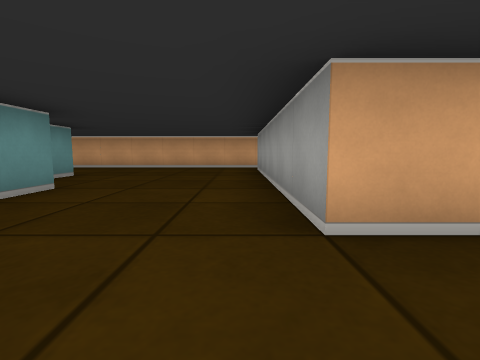
View 1 (above)

16 first-person views from a walk through a cub3D maze. The camera is about half as high as the walls, tilts 6° down and sees 85° across. The floor is counted in squares. Each view is taken from the middle of a square. On the plan, view 1 faces up. The plan holds only what a view shows up to about 9 squares ahead; the rest is blank.

View 2
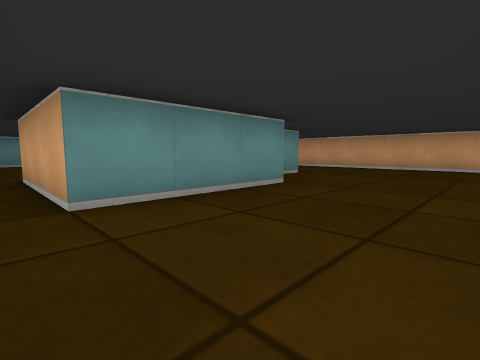

View 3
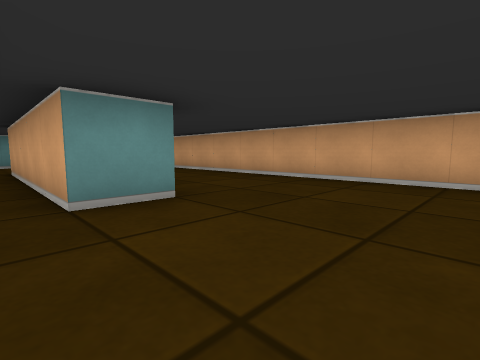

View 4
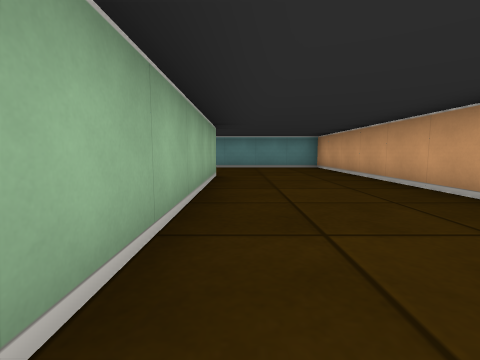

View 5
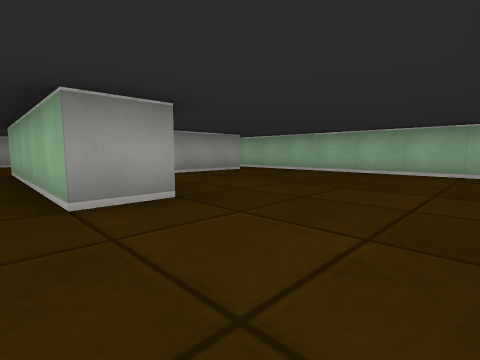

View 6
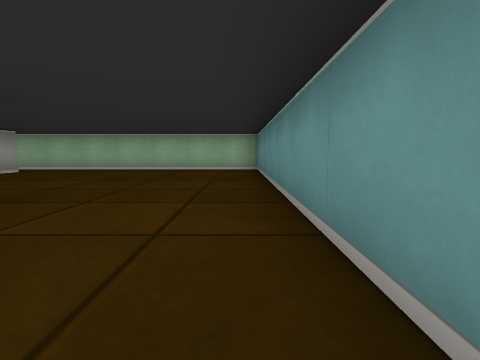

View 7
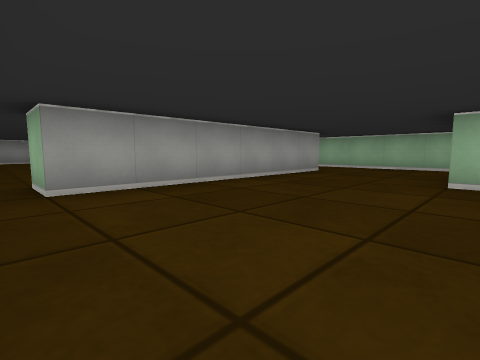

View 8
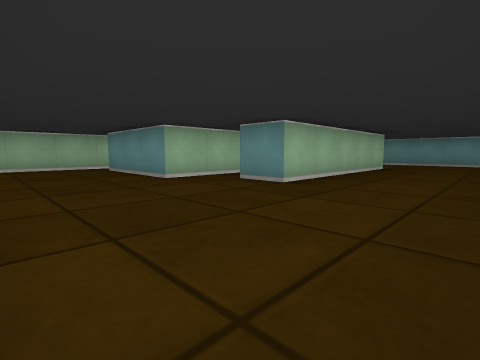

View 9
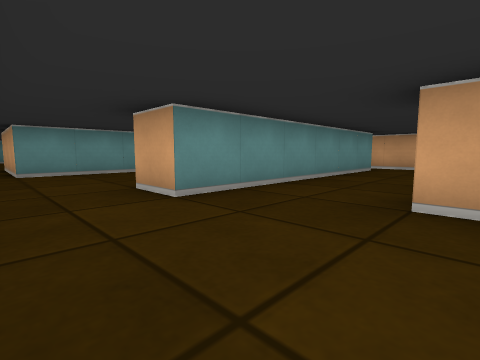

View 10
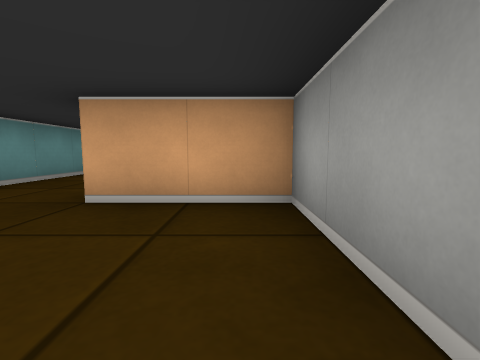

View 11
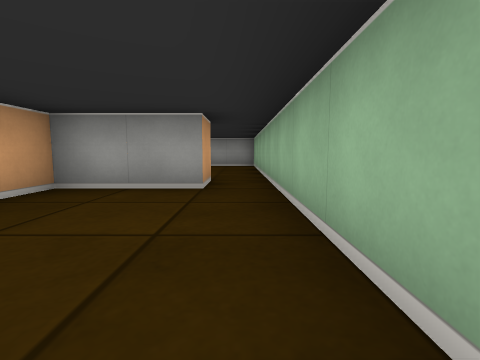

View 12
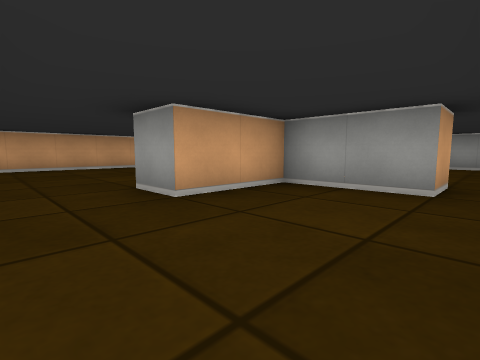

View 13
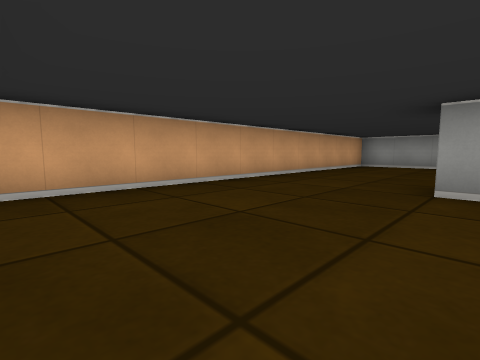

View 14
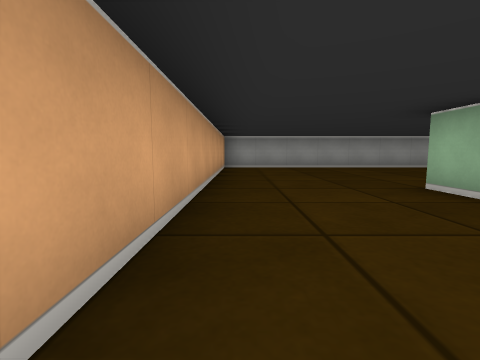

View 15
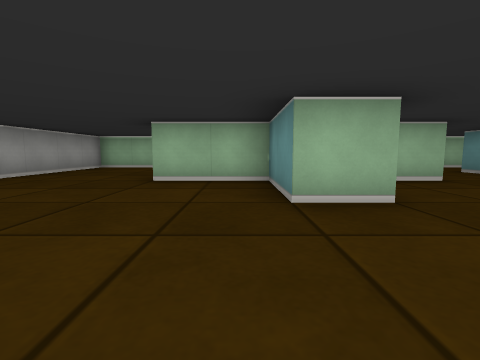

View 16
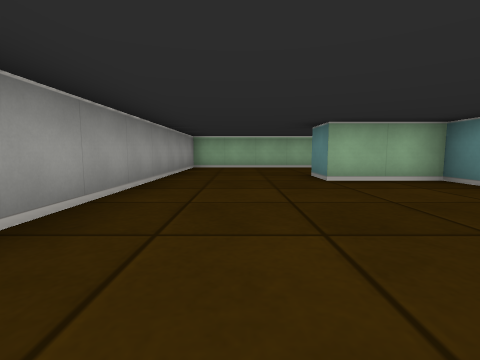

### Floor plan
Points are (right, up) in squares from view 1. A wall is a line through its corners. A room is listed if a view was taken in it or the views show most of it. See-through windows are left out.
Room 1 (views 1, 2, 3, 4, 5, 6, 7, 8)
walls: (-4.5, 3.5) (-2.5, 3.5) (-2.5, 0.5) (-5.5, 0.5) (-5.5, 2.8); (-8.5, 4.5) (-8.5, 5.5) (-3.5, 5.5) (-3.5, 4.5) (-8.5, 4.5); (-2.9, -0.5) (0.6, -0.5); (0.5, 1.5) (0.5, 7.5) (1.5, 7.5); (1.5, 8.5) (-11.5, 8.5) (-11.5, -0.5) (-4.6, -0.5)
ways out: opening at (1, 0.5) to room 2; opening at (1, 8) to room 3
Room 2 (views 9, 10, 11, 12)
walls: (0.6, -0.5) (6.5, -0.5); (1.5, 3.5) (1.5, 1.5) (0.5, 1.5); (6.6, 0.5) (5.5, 0.5) (5.5, 2.5) (3.5, 2.5) (3.5, 3.5)
ways out: opening at (1, 0.5) to room 1; opening at (2.5, 3) to room 3; opening at (6, 0) to room 3
Room 3 (views 13, 14, 15, 16)
walls: (5.4, 5.5) (6.5, 5.5) (6.5, 3.5) (8.5, 3.5) (8.5, 2.5); (3.5, 3.5) (4.4, 3.5); (6.5, -0.5) (11.5, -0.5) (11.5, 8.5) (1.5, 8.5); (1.5, 7.5) (1.5, 3.5)
ways out: opening at (1, 8) to room 1; opening at (2.5, 3) to room 2; opening at (6, 0) to room 2

Positions as (right, up) in squares from view 1, and headings:
1: (0, 0), facing up
2: (0, 0), facing up-left
3: (-1, 4), facing up-left
4: (-3, 6), facing left
5: (-11, 6), facing down-right
6: (-11, 7), facing down
7: (-3, 8), facing down-right
8: (0, 8), facing down-left
9: (4, 0), facing up-left
10: (5, 0), facing up
11: (2, 0), facing right
12: (2, 0), facing up-right
13: (2, 5), facing up-right
14: (3, 8), facing right
15: (7, 8), facing down
16: (10, 8), facing down
